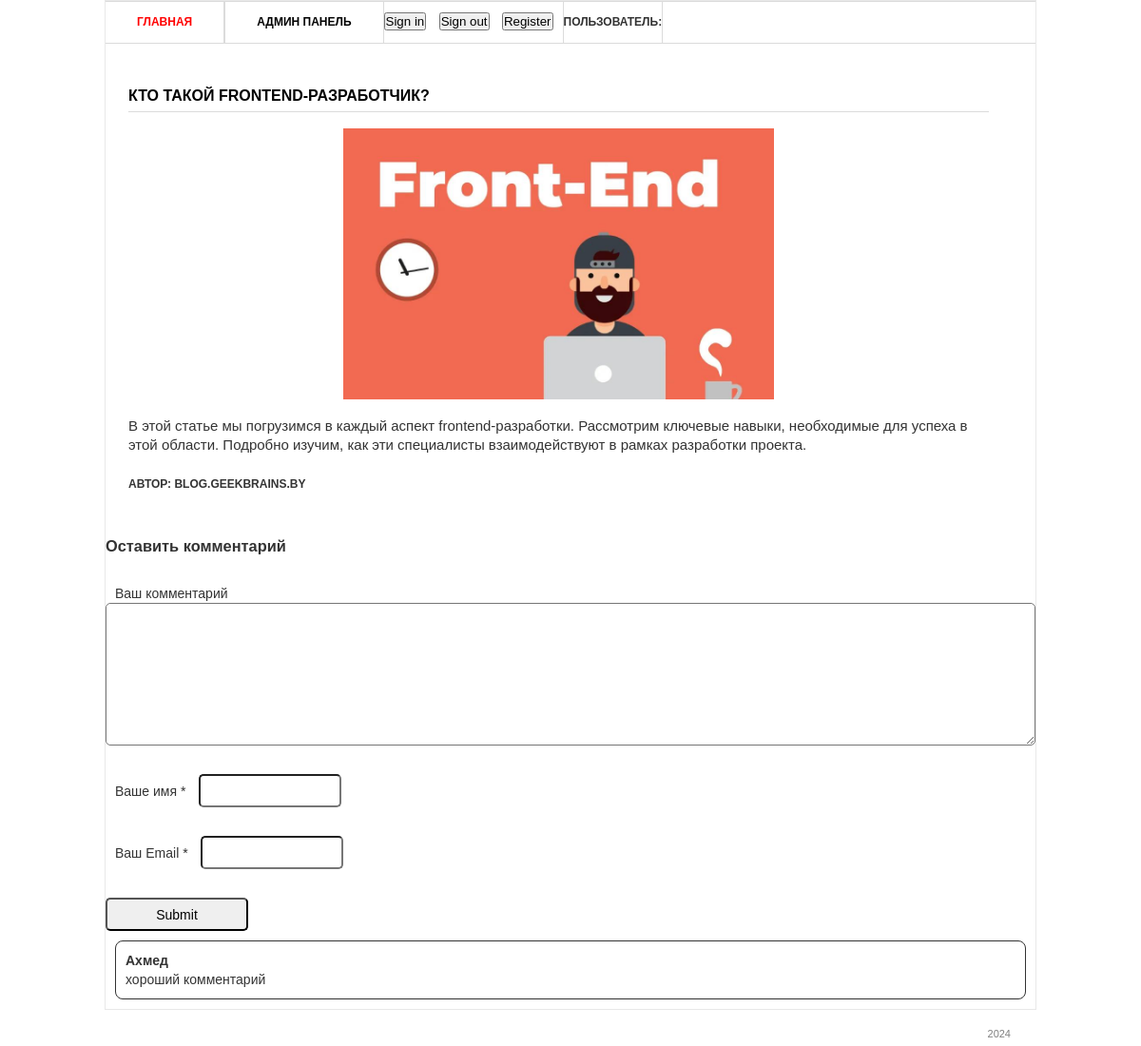
/1/, run on the app's committed database.
### blog/models.py (models this page shows, shortened)
class Post(models.Model):
    title = models.CharField('Заголовок записи', max_length=100)
    description = models.TextField('Текст записи')
    author = models.CharField('Имя автора', max_length=100)
    date = models.DateField('Дата публикации')
    img = models.ImageField('Изображение', upload_to='image/%Y')
    class Meta:
        verbose_name = 'Запись'
        verbose_name_plural = 'Записи'

class Comments(models.Model):
    email = models.EmailField()
    name = models.CharField('Имя', max_length=50)
    text_comments = models.TextField('Текст комментария', max_length=2000)
    post = models.ForeignKey(Post, verbose_name="Публикация", on_delete=models.CASCADE)
    class Meta:
        verbose_name = 'Комментарий'
        verbose_name_plural = 'Комментарии'

### blog/views.py (the view)
# urls.py: path('<int:pk>/', views.PostDetail.as_view()),
class PostDetail(View):
    def get(self, request, pk):
        post = Post.objects.get(id=pk)
        return render(request, 'blog/blog_detail.html', {'post': post})

### templates/blog/blog_detail.html (shortened to what this page needs)
{% load static %}
<html >
<head>
	<link rel="stylesheet" href="{% static 'css/style.css' %}" type="text/css" media="all" />
</head>
<body>
<div class="shell">
	<div class="border">
		<div id="navigation">
			<ul>
			    <li><a href="/" class="active">Главная</a></li>
				<li><a href="/admin">Админ панель</a></li>
				<li>
					<div class = "d-flex">
                        <button onclick="location.href='{% url 'login' %}'" class="btn btn-outline-success" data-bs-toggle="modal" data-bs-target="#exampleModal" style="margin-right: 10px">Sign in</button>
                        <button onclick="location.href='{% url 'logout' %}'" class="btn btn-outline-danger">Sign out</button>
                        <button onclick="location.href='{% url 'register' %}'" class="btn btn-primary" data-bs-toggle="modal" data-bs-target="#ModalReg" style="margin-right: 10px; margin-left: 10px;">Register</button>
					</div>
				</li>
				<li><p>Пользователь:  <b style="color: red">{{request.user.username}}</b></p></li>
			</ul>
		</div>
		<div id="main">
			<div id="content" class="left">
				<div class="projects">
					<h3>{{ post.title }}</h3>
                  <p align="center">
                    <img src="{{ post.img.url }}" width="50%" alt="" />
                  </p>
					<div class="item">
						<div class="text left">
							<p>{{ post.description }}</p>
							<h4>Автор:  {{ post.author }}</h4>
						</div>
					</div>
				</div>
			</div>
		</div>
		<div class="form-comment">
			<h3>Оставить комментарий</h3>
			<div>
				<form action="{% url 'add_comments' post.id %}" method="post">
					<div>
						<label>Ваш комментарий</label>
						<textarea name="text_comments"> </textarea>
					</div>
					<div>
						<label> Ваше имя *</label>
						<input type="text" name="name">
					</div>
					<div>
						<label> Ваш Email *</label>
						<input type="email" name="email">
					</div>
					<div><input type="submit"></div>
				</form>
			</div>
		</div>
		<div>
			{% for comment in post.comments_set.all %}
			<div class="view-comment">
				<h4>{{ comment.name }}</h4>
				<p>
					{{ comment.text_comments }}
				</p>
			</div>
			{% endfor %}
		</div>
	</div>
	<div id="footer">
		<p class="copy right"> 2024 </p>
	</div>
</div>
</body>
</html>

### static/css/style.css (style rules this page uses)
* { margin: 0; padding: 0; outline:0; }
body { font-size: 12px; line-height: 20px; font-family: Georgia, Arial, Helvetica, Sans-Serif; color: #333; background: url() repeat 0 0; }
a { color: #ff0000; text-decoration: none; cursor:pointer; }
input, textarea, select { font-family: Arial, Helvetica, sans-serif; font-size:14px; }
textarea { overflow:auto; }
.left, .alignleft { float: left; display: inline; }
.right, .alignright { float: right; display: inline; }
.shell { width: 980px; margin: 0 auto; }
.border { border: 1px solid #e8e8e8; background: #fff; position: relative; }
#navigation { height: 43px; border-top: 1px solid #dbdbdb; border-bottom: 1px solid #dbdbdb; }
#navigation ul { list-style: none; }
#navigation ul li { float: left; height: 43px; border-right: 1px solid #dbdbdb; font-size: 12px; line-height: 43px; font-weight: bold; text-transform: uppercase; }
#navigation ul li a { float: left; height: 43px; color: #000; padding: 0 33px; }
#navigation ul li a:hover, #navigation ul li a.active { color: #ff0000; text-decoration: none; }
#main { width: 932px; padding: 37px 24px 17px 24px; }
#main h3 { font-size: 16px; line-height: 15px; color: #000; text-transform: uppercase; border-bottom: 1px solid #dbdbdb; padding: 0 0 9px 0; }
#content { width: 905px; }
.projects { padding: 10px 0 0 0; }
.projects h3 { margin: 0 0 17px 0; }
.projects .item { margin: 0 0 28px 0; }
.projects .text { width: 100%; margin-top: 2%; }
.projects .text h4 { font-size: 12px; font-weight: 600; margin-top: 2%; line-height: 15px; color: #333; text-transform: uppercase; padding: 3px 0 2px 0; }
.projects .text p { padding: 0 0 3px 0; font-size: 15px; }
#footer { font-family: Arial, sans-serif; font-size: 11px; line-height: 14px; color: #7f7f7f; padding: 18px 27px 20px 38px; }
.form-comment { font-size: 14px; }
.form-comment label { margin: 10px 10px; }
.form-comment input { border-radius: 5px; padding: 5px; height: 35px; width: 150px; }
.form-comment textarea { border-radius: 5px; padding: 15px; height: 150px; width: 100%; resize: vertical; }
.form-comment div div { margin-top: 30px; }
.view-comment { padding: 10px; margin: 10px; font-size: 14px; border-radius: 8px; border: #333333 1px solid; }

### data on the page
Post: title "КТО ТАКОЙ FRONTEND-РАЗРАБОТЧИК?", img (picture), description "В этой статье мы погрузимся в каждый аспект frontend-разработки. Рассмотрим ключевые навыки, необходимые для успеха в этой области. Подробно изучим, как эти специалисты взаимодействуют в рамках разработки проекта.", author "BLOG.GEEKBRAINS.BY"
Comments: name "Ахмед", text_comments "хороший комментарий"
